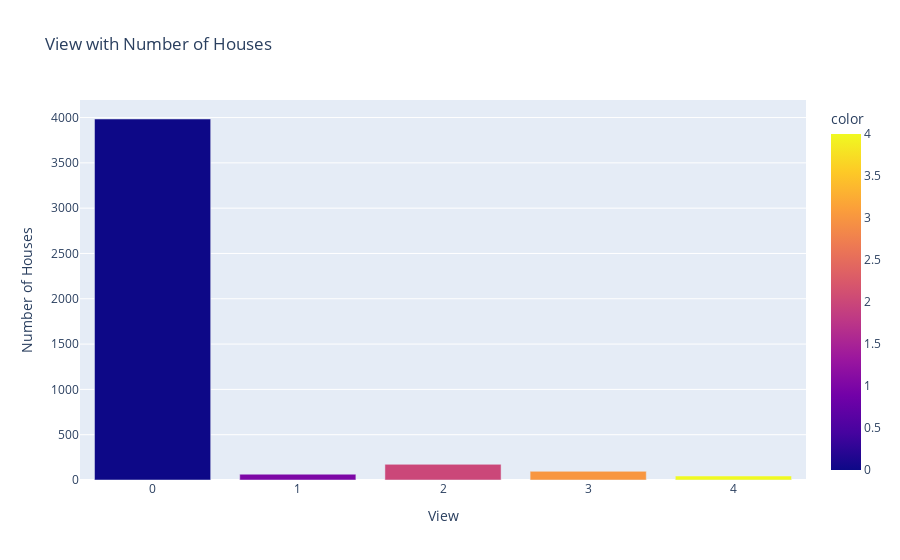

The notebook cell saved with this chart:
### Code cell
px.bar(
    x=df.view.value_counts().index,
    y=df.view.value_counts().values,
    labels={"x":"View","y": "Number of Houses"},
    title="View with Number of Houses",
    color=df.view.value_counts().index,
)

### Figure 1 — Plotly figure (JSON) as saved in the notebook; plotly's stock layout.template omitted (floating-point values rounded to 4 significant figures)
{"data": [{"alignmentgroup": "True", "hovertemplate": "View=%{x}<br>Number of Houses=%{y}<br>color=%{marker.color}<extra></extra>", "legendgroup": "", "marker": {"color": [0, 2, 3, 1, 4], "coloraxis": "coloraxis", "pattern": {"shape": ""}}, "name": "", "offsetgroup": "", "orientation": "v", "showlegend": false, "textposition": "auto", "type": "bar", "x": [0, 2, 3, 1, 4], "xaxis": "x", "y": [3984, 173, 96, 64, 44], "yaxis": "y"}], "layout": {"barmode": "relative", "coloraxis": {"colorbar": {"title": {"text": "color"}}, "colorscale": [[0, "#0d0887"], [0.1111, "#46039f"], [0.2222, "#7201a8"], [0.3333, "#9c179e"], [0.4444, "#bd3786"], [0.5556, "#d8576b"], [0.6667, "#ed7953"], [0.7778, "#fb9f3a"], [0.8889, "#fdca26"], [1, "#f0f921"]]}, "legend": {"tracegroupgap": 0}, "title": {"text": "View with Number of Houses"}, "xaxis": {"anchor": "y", "domain": [0, 1], "title": {"text": "View"}}, "yaxis": {"anchor": "x", "domain": [0, 1], "title": {"text": "Number of Houses"}}}}
